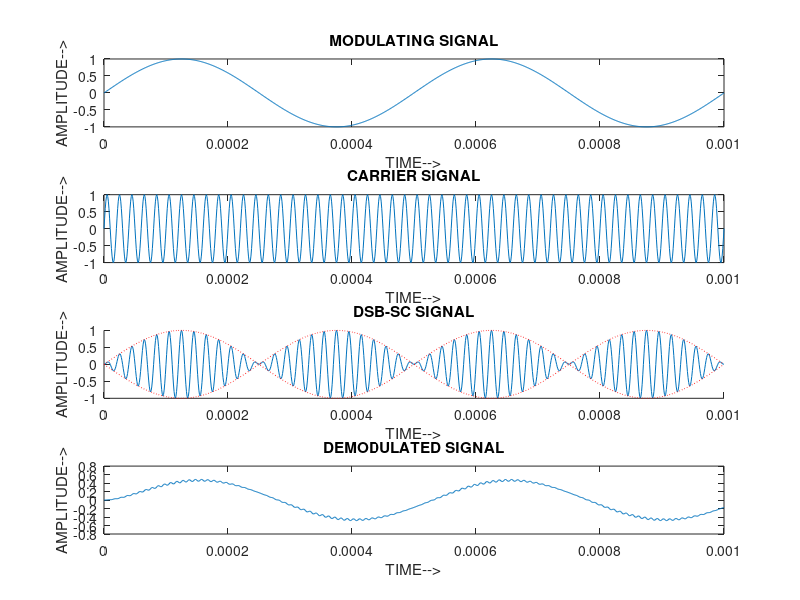

This chart was generated by the following MATLAB code:
t =0:0.000001:.001;
Vm= 1;
Vc= 1;
fm = 2000;
fc= 50000;
m_t = Vm*sin(2*pi*fm*t);
subplot(4,1,1);
plot(t,m_t);
title('MODULATING SIGNAL');
xlabel('TIME-->');
ylabel('AMPLITUDE-->');
c_t = Vc*sin(2*pi*fc*t);
subplot(4,1,2);
plot(t,c_t);
title('CARRIER SIGNAL');
xlabel('TIME-->');
ylabel('AMPLITUDE-->');
subplot(4,1,3);
s_t = m_t.*c_t;
hold on;
plot(t,s_t);
plot(t,m_t,'r:');
plot(t,-m_t,'r:');
title('DSB-SC SIGNAL');
xlabel('TIME-->');
ylabel('AMPLITUDE-->');
hold off;
r = s_t.*c_t;
[b,a] = butter(1,0.01);
mr= filter(b,a,r);
subplot(4,1,4);
plot(t,mr);
title('DEMODULATED SIGNAL');
xlabel('TIME-->');
ylabel('AMPLITUDE-->');
